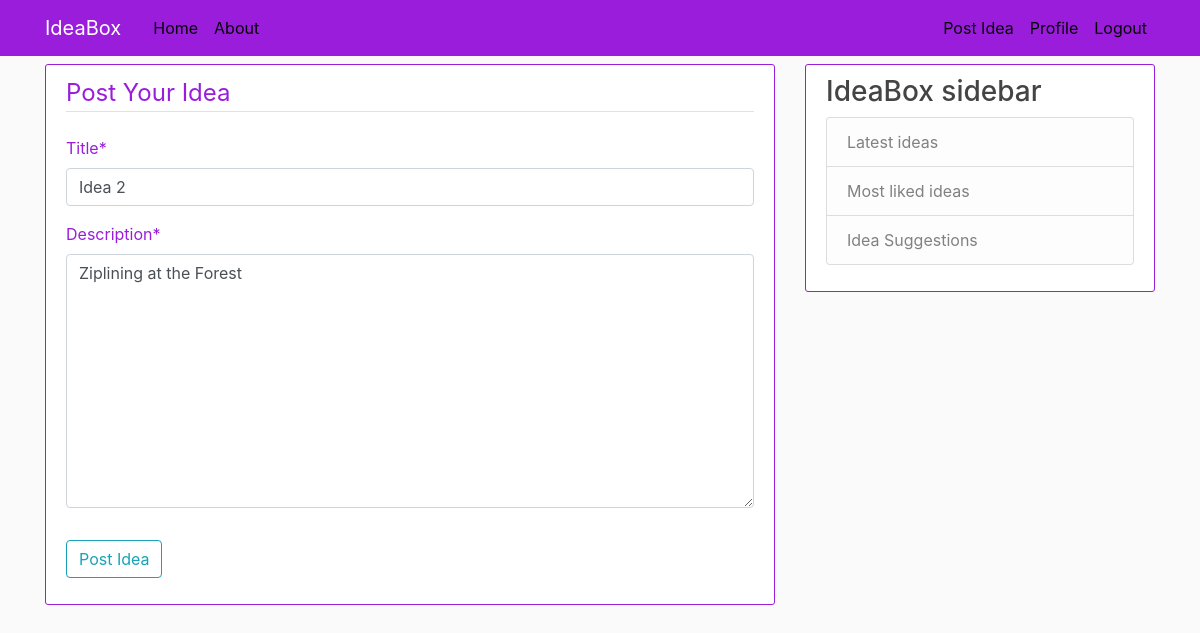
/ideas/2/update/ (signed in), run on an earlier commit of the app's database.
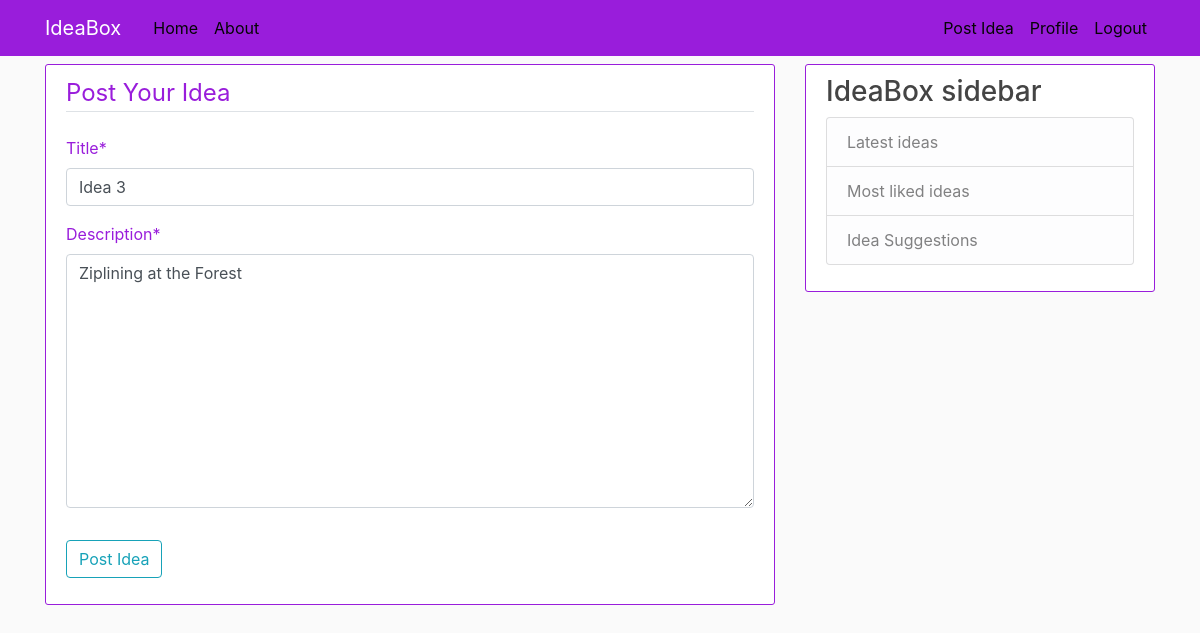
And on a later commit of the database.
### ideabox/models.py (models this page shows, shortened)
class Ideas(models.Model):
	title = models.CharField(max_length =50)
	description = models.TextField(max_length=200)
	date_posted = models.DateTimeField(default=timezone.now)
	author = models.ForeignKey(User, on_delete=models.CASCADE)

### ideabox/views.py (the view, shortened to what this page needs)
# urls.py: path('ideas/<int:pk>/update/', IdeaUpdateView.as_view(), name='ideas-update'),
class IdeaUpdateView(LoginRequiredMixin,UserPassesTestMixin, UpdateView):
	model = Ideas
	fields = ['title', 'description']
	def test_func(self):
		post = self.get_object()
		if self.request.user == post.author:
			return True
		return False

### ideabox/templates/ideabox/ideas_form.html (shortened to what this page needs)
{% extends "ideabox/base.html" %}
{% load crispy_forms_tags %}
{% block content %}
	<div class = "content-section">
		<form method = "POST">
			<fieldset class="form-group">
				<legend class="border-bottom mb-4"> Post Your Idea </legend>
				{{ form | crispy }}
			</fieldset>
			<div class="form-group">
				<button class = "btn btn-outline-info" type="submit">Post Idea</button>
			</div>
		</form>
	</div>
{% endblock content %}

What changed in the data, as far as the page shows it:
changed Ideas "Ziplining at the Forest": title "Idea 2" → "Idea 3"
